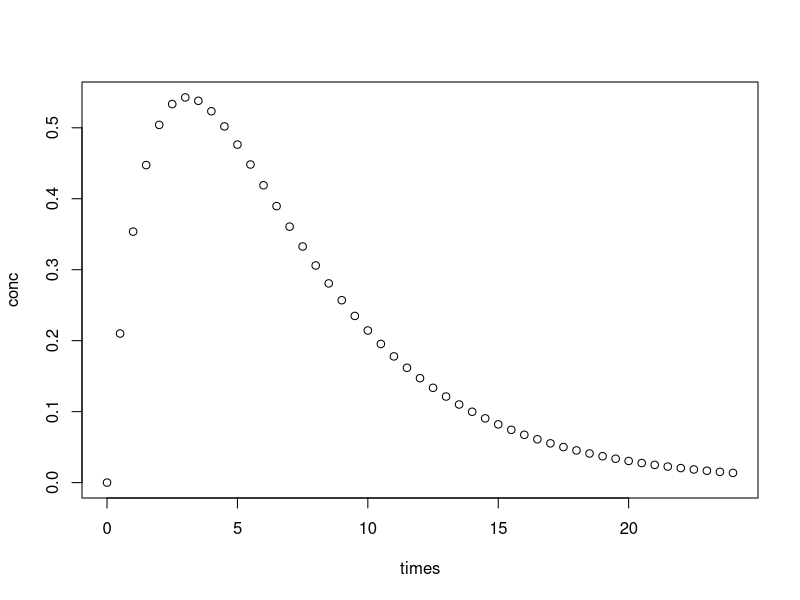

Write R code to recreate this figure. (Note: this script raises an error after producing the figure.)
# Remove all current objects in the workspace
  rm(list = ls(all = TRUE))
  set.seed(123)

# Then again why use splines?
# PK Model
  CL <- 10	# Clearance, 10 L/h
  V <- 50	# Volume of concribution, 50 L
  KA <- 0.5	# Absorption rate constant, h^-1
  dose <- 50	# mg
  times <- seq(from = 0,to = 24,by = 0.5)	# Time sequence for simulating concentrations
  conc <- dose*KA/(V*(KA-(CL/V)))*(exp(-CL/V*times)-exp(-KA*times))
  plot(conc ~ times)
  
# Calculate slopes using basic difference in concentration / difference in times
  out2$m2 <- diff(conc)/diff(times)

# Calculate intercepts by tracing the slope back to time = 0
  out2$c2 <- head(conc, -1) - head(times, -1)*out$m2
  
# Turn this into a function
  interpLinear <- function(x, y) {
    m <- diff(conc)/diff(times)
    data.frame(
      K = paste(head(x, -1), tail(x, -1), sep = "-" ),
      m = m,
      c = head(conc, -1) - head(times, -1)*m
    )
  }
  
# Plot and call it a day
  out3 <- interpLinear(times, conc)
  plot(conc ~ times)
  for(i in 1:4) {
    lines(out3$m[i]*times + out3$c[i] ~ times)
  }
  